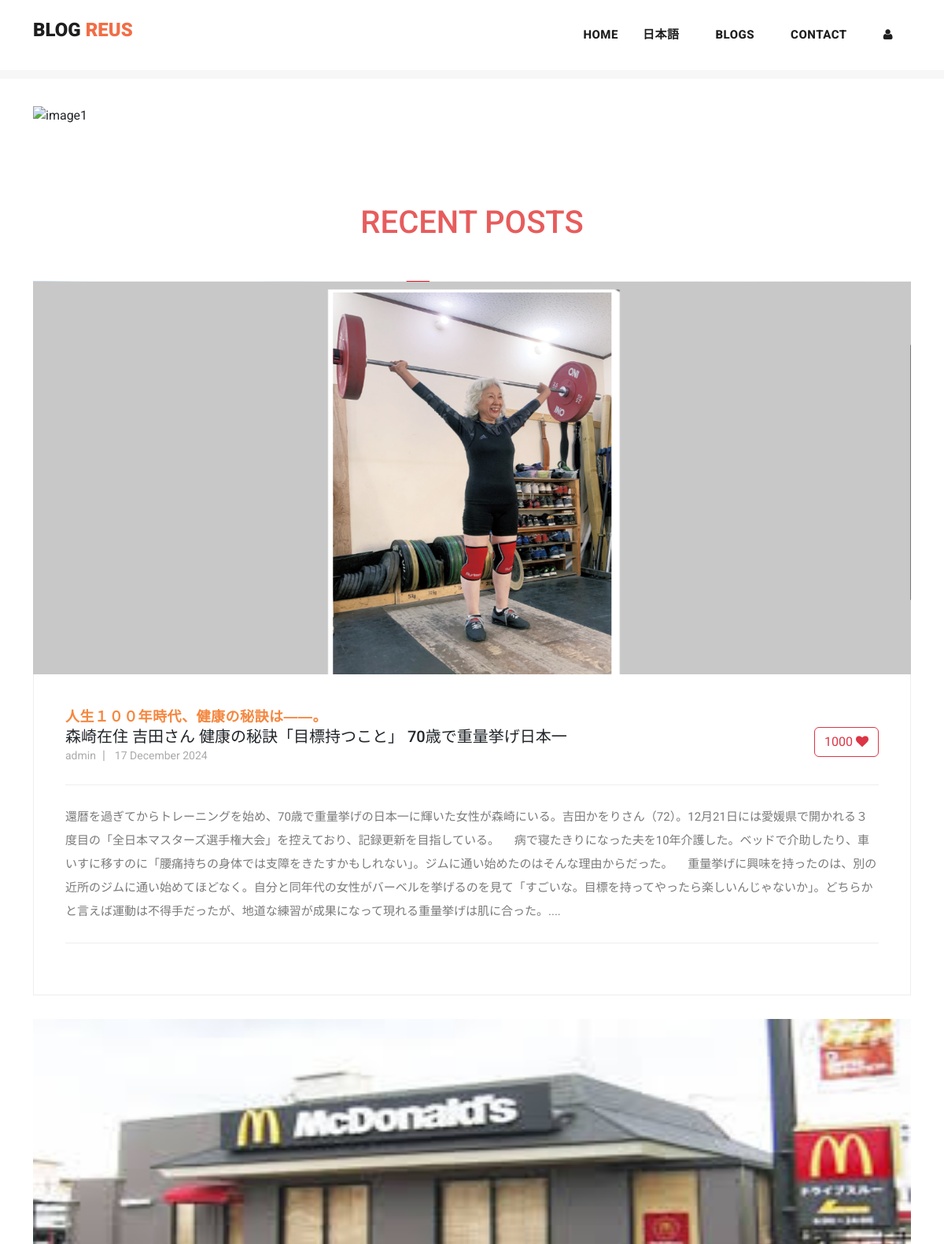
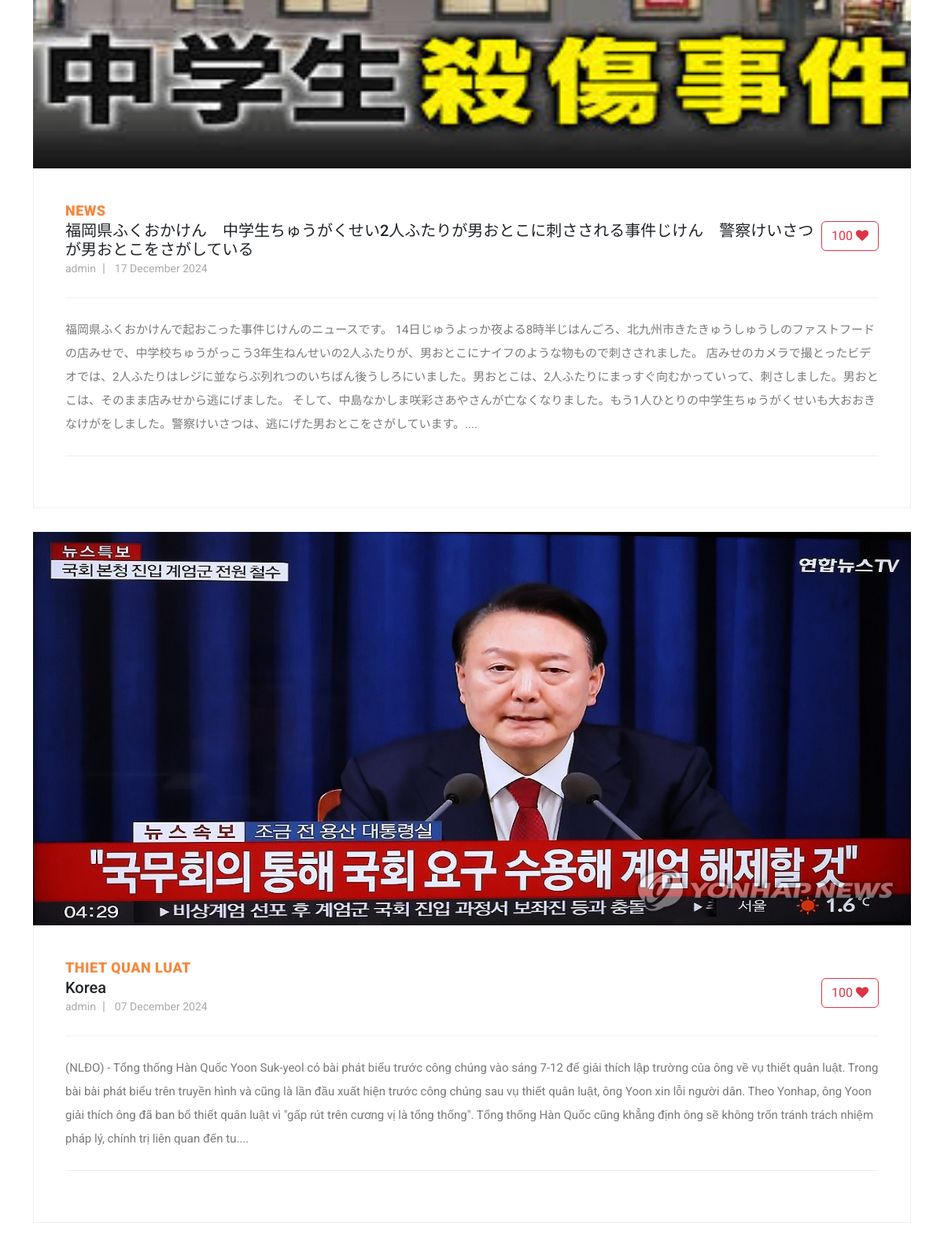
Page /blog (upper part) on the committed database (2 pictures, top to bottom).
### myapp/models.py (models this page shows, shortened)
class Post(models.Model):
    postname = models.CharField(max_length=600)
    category = models.CharField(max_length=600)
    image = models.ImageField(upload_to='images/posts',blank=True,null=True)
    content = models.CharField(max_length=100000)
    time = models.CharField(default=time,max_length=100, blank=True)
    likes = models.IntegerField(null=True,blank=True,default=0)
    user = models.ForeignKey(User,on_delete=models.CASCADE)

### myapp/views.py (the view)
# urls.py: path("blog",views.blog,name="blog"),
def blog(request):
    return render(request,"blog.html",{
            'posts':Post.objects.filter(user_id=request.user.id).order_by("id").reverse(),
            'top_posts':Post.objects.all().order_by("-likes"),
            'recent_posts':Post.objects.all().order_by("-id"),
            'user':request.user,
            'media_url':settings.MEDIA_URL
        })

### templates/blog.html (shortened to what this page needs)
{% load static %}
<!DOCTYPE html>
<html lang="en">
<head>
  <link href="{% static 'vendor/bootstrap/css/bootstrap.min.css' %}" rel="stylesheet">
  <link href="https://cdn.jsdelivr.net/npm/bootstrap@5.3.1/dist/css/bootstrap.min.css" rel="stylesheet"
>
  <link rel="stylesheet" href="{% static 'assets/css/fontawesome.css' %}">
  <link rel="stylesheet" href="{% static 'assets/css/templatemo-stand-blog.css' %}">
  <link rel="stylesheet" href="{% static 'assets/css/owl.css' %}">
  <link rel="stylesheet" href="{% static 'assets/css/styles.css' %}">
</head>
<body>
  {%include 'header.html'%}
  <div class="container mt-5 carousel">
    <div id="carouselExampleCaptions" class="carousel slide">
      <div class="carousel-indicators">
        <button type="button" data-bs-target="#carouselExampleCaptions" data-bs-slide-to="0" class="active"
          aria-current="true" aria-label="Slide 1"></button>
        <button type="button" data-bs-target="#carouselExampleCaptions" data-bs-slide-to="1"
          aria-label="Slide 2"></button>
        <button type="button" data-bs-target="#carouselExampleCaptions" data-bs-slide-to="2"
          aria-label="Slide 3"></button>
        <button type="button" data-bs-target="#carouselExampleCaptions" data-bs-slide-to="3"
          aria-label="Slide 4"></button>
      </div>
      <div class="carousel-inner">
        <div class="carousel-item active">
          <img src="{% static 'assets/images/img1.jpg' %}" alt="image1">
          <div class="carousel-caption d-none d-md-block">
          </div>
        </div>
      </div>
      <button class="carousel-control-prev" type="button" data-bs-target="#carouselExampleCaptions"
        data-bs-slide="prev">
        <span class="carousel-control-prev-icon" aria-hidden="true"></span>
      </button>
      <button class="carousel-control-next" type="button" data-bs-target="#carouselExampleCaptions"
        data-bs-slide="next">
        <span class="carousel-control-next-icon" aria-hidden="true"></span>
      </button>
    </div>
  </div>
  <section class="blog-posts">
    <div class="container">
      <h3 class="text-center" style="margin: 50px; font-size: 40px; color: rgb(231, 92, 92);">RECENT POSTS</h3>
      <div class="row">
        <div class="col-lg-12">
          <div class="all-blog-posts">
            <div class="row">
              {% for post in recent_posts %}
              <div class="col-lg-12">
                <div class="blog-post">
                  <div class="blog-thumb">
                    <img src="{{media_url}}{{post.image}}" alt="" style="height: 500px;">
                  </div>
                  <div class="down-content">
                    <span>{{post.category}}</span>
                    <form method="post" action="{% url 'increaselikes' post.id %}">
                      <button class="float-right btn btn-outline-danger" type="submit ">
                        {{post.likes}} <i class="fa fa-heart"></i></button>
                    </form>
                    <a href="{% url 'post' post.id %}" class="text-decoration-none text-dark">
                      <h5>{{post.postname}}</h5>
                    </a>
                    <ul class="post-info">
                      <li><a href="#">{{post.user}}</a></li>
                      <li><a href="#">{{post.time}}</a></li>
                    </ul>
                    <p style="max-width: 100%;">{{post.content|slice:"0:500"}}....</p>
                  </div>
                </div>
              </div>
              {% endfor %}
            </div>
          </div>
        </div>
      </div>
    </div>
  </section>
</body>
</html>

### static/assets/css/templatemo-stand-blog.css (style rules this page uses)
body { font-family: 'Roboto', sans-serif; overflow-x: hidden; text-rendering: optimizeLegibility; -webkit-font-smoothing: antialiased; -moz-osx-font-smoothing: grayscale; }
p { margin-bottom: 0px; font-size: 15px; font-weight: 400; color: #7a7a7a; line-height: 30px; }
a { text-decoration: none!important; }
ul { padding: 0; margin: 0; list-style: none; }
h1,h2,h3,h4,h5,h6 { margin: 0px; }
.blog-posts { margin-top: 100px; }
.blog-posts .blog-post { margin-bottom: 30px; }
.blog-posts .blog-thumb img { width: 100%; overflow: hidden; }
.blog-posts .down-content { padding: 40px; border-right: 1px solid #eee; border-left: 1px solid #eee; border-bottom: 1px solid #eee; }
.blog-posts .down-content span { font-size: 18px; text-transform: uppercase; letter-spacing: 0.5px; font-weight: 900; color: #f48840; }
.blog-posts .down-content ul.post-info li { display: inline-block; margin-right: 8px; }
.blog-posts .down-content ul.post-info li:after { content: '|'; color: #aaa; margin-left: 8px; }
.blog-posts .down-content ul.post-info li:last-child::after { display: none; }
.blog-posts .down-content ul.post-info li a { font-size: 14px; color: #aaa; font-weight: 400; transition: all .3s; }
.blog-posts .down-content p { padding: 25px 0px; margin: 25px 0px; border-top: 1px solid #eee; border-bottom: 1px solid #eee; }

### static/assets/css/styles.css (style rules this page uses)
.carousel img { width: 100%; height: 700px; }
.blog-posts .blog-post img, .blog-post img { height: 300px; }

### templates/footer.html (style rules this page uses)
li { text-decoration: none; text-align: left; }
li a { color: rgb(153, 147, 147); }

### rows in the picture
Post: image (picture), category "人生１００年時代、健康の秘訣は――。", likes "1000", postname "森崎在住 吉田さん 健康の秘訣「目標持つこと」 70歳で重量挙げ日本一", user "admin", time "17 December 2024", content "還暦を過ぎてからトレーニングを始め、70歳で重量挙げの日本一に輝いた女性が森崎にいる。吉田かをりさん（72）。12月21日には愛媛県で開かれる３度目の「全日本マスターズ選手権大会」を控えており、記録更新を目指している。 病で寝たきりになった夫を10年介護した。ベッドで介助したり、車いすに移すのに「腰痛持ちの身体では支障をきたすかもしれない」。ジムに通い始めたのはそんな理由からだった。 重量挙げに興味を持ったのは、別の近所のジムに通い始めてほどなく。自分と同年代の女性がバーベルを挙げるのを見て「すごいな。目標を持ってやったら楽しいんじゃないか」。どちらかと言えば運動は不得手だったが、地道な練習が成果になって現れる重量挙げは肌に合った。"
Post: image (picture), category "NEWS", likes "100", postname "福岡県ふくおかけん 中学生ちゅうがくせい2人ふたりが男おとこに刺さされる事件じけん 警察けいさつが男おとこをさがしている", user "admin", time "17 December 2024", content "福岡県ふくおかけんで起おこった事件じけんのニュースです。 14日じゅうよっか夜よる8時半じはんごろ、北九州市きたきゅうしゅうしのファストフードの店みせで、中学校ちゅうがっこう3年生ねんせいの2人ふたりが、男おとこにナイフのような物もので刺さされました。 店みせのカメラで撮とったビデオでは、2人ふたりはレジに並ならぶ列れつのいちばん後うしろにいました。男おとこは、2人ふたりにまっすぐ向むかっていって、刺さしました。男おとこは、そのまま店みせから逃にげました。 そして、中島なかしま咲彩さあやさんが亡なくなりました。もう1人ひとりの中学生ちゅうがくせいも大おおきなけがをしました。警察けいさつは、逃にげた男おとこをさがしています。"
Post: image (picture), category "THIET QUAN LUAT", likes "100", postname "Korea", user "admin", time "07 December 2024", content "(NLĐO) - Tổng thống Hàn Quốc Yoon Suk-yeol có bài phát biểu trước công chúng vào sáng 7-12 để giải thích lập trường của ông về vụ thiết quân luật. Trong bài bài phát biểu trên truyền hình và cũng là lần đầu xuất hiện trước công chúng sau vụ thiết quân luật, ông Yoon xin lỗi người dân. Theo Yonhap, ông Yoon giải thích ông đã ban bố thiết quân luật vì \"gấp rút trên cương vị là tổng thống\". Tổng thống Hàn Quốc cũng khẳng định ông sẽ không trốn tránh trách nhiệm pháp lý, chính trị liên quan đến tu"
